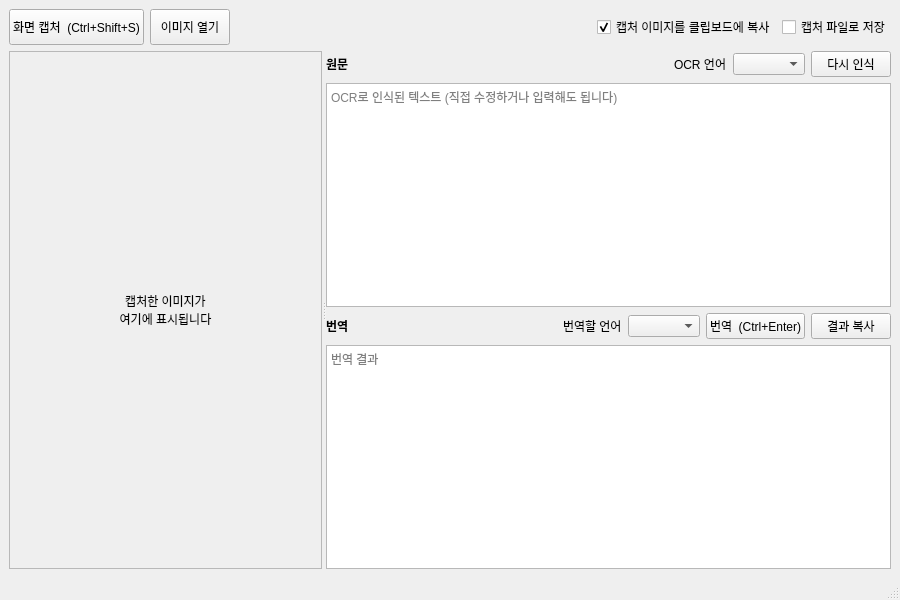
<?xml version="1.0" encoding="UTF-8"?>
<ui version="4.0">
 <class>MainWindow</class>
 <widget class="QMainWindow" name="MainWindow">
  <property name="geometry">
   <rect>
    <x>0</x>
    <y>0</y>
    <width>900</width>
    <height>600</height>
   </rect>
  </property>
  <property name="windowTitle">
   <string>캡처 번역기</string>
  </property>
  <widget class="QWidget" name="centralwidget">
   <layout class="QVBoxLayout" name="rootLayout">
    <item>
     <layout class="QHBoxLayout" name="toolbarLayout">
      <item>
       <widget class="QPushButton" name="captureButton">
        <property name="minimumSize">
         <size>
          <width>0</width>
          <height>36</height>
         </size>
        </property>
        <property name="text">
         <string>화면 캡처  (Ctrl+Shift+S)</string>
        </property>
       </widget>
      </item>
      <item>
       <widget class="QPushButton" name="openButton">
        <property name="minimumSize">
         <size>
          <width>0</width>
          <height>36</height>
         </size>
        </property>
        <property name="text">
         <string>이미지 열기</string>
        </property>
       </widget>
      </item>
      <item>
       <spacer name="toolbarSpacer">
        <property name="orientation">
         <enum>Qt::Horizontal</enum>
        </property>
        <property name="sizeHint" stdset="0">
         <size>
          <width>40</width>
          <height>20</height>
         </size>
        </property>
       </spacer>
      </item>
      <item>
       <widget class="QCheckBox" name="copyImageCheck">
        <property name="text">
         <string>캡처 이미지를 클립보드에 복사</string>
        </property>
        <property name="checked">
         <bool>true</bool>
        </property>
       </widget>
      </item>
      <item>
       <widget class="QCheckBox" name="saveCheck">
        <property name="text">
         <string>캡처 파일로 저장</string>
        </property>
       </widget>
      </item>
     </layout>
    </item>
    <item>
     <widget class="QSplitter" name="splitter">
      <property name="orientation">
       <enum>Qt::Horizontal</enum>
      </property>
      <widget class="QLabel" name="previewLabel">
       <property name="minimumSize">
        <size>
         <width>220</width>
         <height>0</height>
        </size>
       </property>
       <property name="frameShape">
        <enum>QFrame::StyledPanel</enum>
       </property>
       <property name="text">
        <string>캡처한 이미지가
여기에 표시됩니다</string>
       </property>
       <property name="alignment">
        <set>Qt::AlignCenter</set>
       </property>
      </widget>
      <widget class="QWidget" name="textPanel">
       <layout class="QVBoxLayout" name="textLayout">
        <property name="leftMargin">
         <number>0</number>
        </property>
        <property name="rightMargin">
         <number>0</number>
        </property>
        <item>
         <layout class="QHBoxLayout" name="sourceHeader">
          <item>
           <widget class="QLabel" name="sourceTitle">
            <property name="text">
             <string>&lt;b&gt;원문&lt;/b&gt;</string>
            </property>
           </widget>
          </item>
          <item>
           <widget class="QLabel" name="detectedLabel">
            <property name="text">
             <string/>
            </property>
           </widget>
          </item>
          <item>
           <spacer name="sourceSpacer">
            <property name="orientation">
             <enum>Qt::Horizontal</enum>
            </property>
            <property name="sizeHint" stdset="0">
             <size>
              <width>40</width>
              <height>20</height>
             </size>
            </property>
           </spacer>
          </item>
          <item>
           <widget class="QLabel" name="ocrLangTitle">
            <property name="text">
             <string>OCR 언어</string>
            </property>
           </widget>
          </item>
          <item>
           <widget class="QComboBox" name="ocrLangCombo"/>
          </item>
          <item>
           <widget class="QPushButton" name="rerunOcrButton">
            <property name="text">
             <string>다시 인식</string>
            </property>
           </widget>
          </item>
         </layout>
        </item>
        <item>
         <widget class="QPlainTextEdit" name="sourceEdit">
          <property name="placeholderText">
           <string>OCR로 인식된 텍스트 (직접 수정하거나 입력해도 됩니다)</string>
          </property>
         </widget>
        </item>
        <item>
         <layout class="QHBoxLayout" name="resultHeader">
          <item>
           <widget class="QLabel" name="resultTitle">
            <property name="text">
             <string>&lt;b&gt;번역&lt;/b&gt;</string>
            </property>
           </widget>
          </item>
          <item>
           <spacer name="resultSpacer">
            <property name="orientation">
             <enum>Qt::Horizontal</enum>
            </property>
            <property name="sizeHint" stdset="0">
             <size>
              <width>40</width>
              <height>20</height>
             </size>
            </property>
           </spacer>
          </item>
          <item>
           <widget class="QLabel" name="targetLangTitle">
            <property name="text">
             <string>번역할 언어</string>
            </property>
           </widget>
          </item>
          <item>
           <widget class="QComboBox" name="targetLangCombo"/>
          </item>
          <item>
           <widget class="QPushButton" name="translateButton">
            <property name="text">
             <string>번역  (Ctrl+Enter)</string>
            </property>
           </widget>
          </item>
          <item>
           <widget class="QPushButton" name="copyResultButton">
            <property name="text">
             <string>결과 복사</string>
            </property>
           </widget>
          </item>
         </layout>
        </item>
        <item>
         <widget class="QPlainTextEdit" name="resultEdit">
          <property name="readOnly">
           <bool>true</bool>
          </property>
          <property name="placeholderText">
           <string>번역 결과</string>
          </property>
         </widget>
        </item>
       </layout>
      </widget>
     </widget>
    </item>
   </layout>
  </widget>
  <widget class="QStatusBar" name="statusbar"/>
 </widget>
 <resources/>
 <connections/>
</ui>
